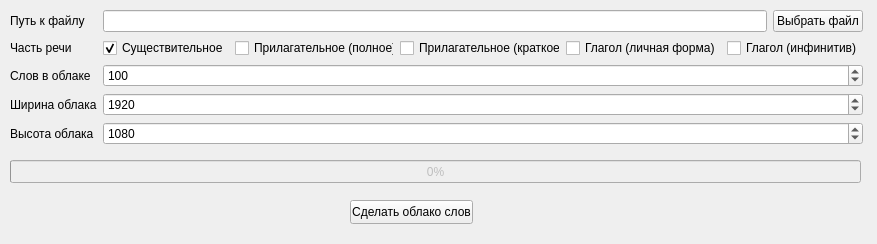
<?xml version="1.0" encoding="UTF-8"?>
<ui version="4.0">
 <class>MainWindow</class>
 <widget class="QMainWindow" name="MainWindow">
  <property name="geometry">
   <rect>
    <x>0</x>
    <y>0</y>
    <width>877</width>
    <height>244</height>
   </rect>
  </property>
  <property name="windowTitle">
   <string>Анализатор текста</string>
  </property>
  <widget class="QWidget" name="centralwidget">
   <widget class="QWidget" name="formLayoutWidget">
    <property name="geometry">
     <rect>
      <x>10</x>
      <y>10</y>
      <width>853</width>
      <height>137</height>
     </rect>
    </property>
    <layout class="QFormLayout" name="formLayout">
     <item row="0" column="0">
      <widget class="QLabel" name="label">
       <property name="text">
        <string>Путь к файлу</string>
       </property>
      </widget>
     </item>
     <item row="0" column="1">
      <layout class="QHBoxLayout" name="horizontalLayout">
       <item>
        <widget class="QLineEdit" name="source_file_path_field"/>
       </item>
       <item>
        <widget class="QPushButton" name="select_source_file_button">
         <property name="text">
          <string>Выбрать файл</string>
         </property>
        </widget>
       </item>
      </layout>
     </item>
     <item row="1" column="0">
      <widget class="QLabel" name="label_2">
       <property name="text">
        <string>Часть речи</string>
       </property>
      </widget>
     </item>
     <item row="1" column="1">
      <layout class="QHBoxLayout" name="horizontalLayout_2">
       <item>
        <widget class="QCheckBox" name="noun_checkbox">
         <property name="text">
          <string>Существительное</string>
         </property>
         <property name="checked">
          <bool>true</bool>
         </property>
        </widget>
       </item>
       <item>
        <widget class="QCheckBox" name="adjf_checkbox">
         <property name="text">
          <string>Прилагательное (полное)</string>
         </property>
        </widget>
       </item>
       <item>
        <widget class="QCheckBox" name="adjs_checkbox">
         <property name="text">
          <string>Прилагательное (краткое)</string>
         </property>
        </widget>
       </item>
       <item>
        <widget class="QCheckBox" name="verb_checkbox">
         <property name="text">
          <string>Глагол (личная форма)</string>
         </property>
        </widget>
       </item>
       <item>
        <widget class="QCheckBox" name="infn_checkbox">
         <property name="text">
          <string>Глагол (инфинитив)</string>
         </property>
        </widget>
       </item>
      </layout>
     </item>
     <item row="2" column="0">
      <widget class="QLabel" name="words_">
       <property name="text">
        <string>Слов в облаке</string>
       </property>
      </widget>
     </item>
     <item row="2" column="1">
      <widget class="QSpinBox" name="words_number_spin">
       <property name="minimum">
        <number>1</number>
       </property>
       <property name="maximum">
        <number>1000</number>
       </property>
       <property name="value">
        <number>100</number>
       </property>
      </widget>
     </item>
     <item row="3" column="0">
      <widget class="QLabel" name="words_1">
       <property name="text">
        <string>Ширина облака</string>
       </property>
      </widget>
     </item>
     <item row="4" column="0">
      <widget class="QLabel" name="words_2">
       <property name="text">
        <string>Высота облака</string>
       </property>
      </widget>
     </item>
     <item row="3" column="1">
      <widget class="QSpinBox" name="wordcloud_image_width_spin">
       <property name="minimum">
        <number>1</number>
       </property>
       <property name="maximum">
        <number>5000</number>
       </property>
       <property name="value">
        <number>1920</number>
       </property>
      </widget>
     </item>
     <item row="4" column="1">
      <widget class="QSpinBox" name="wordcloud_image_height_spin">
       <property name="minimum">
        <number>1</number>
       </property>
       <property name="maximum">
        <number>5000</number>
       </property>
       <property name="value">
        <number>1080</number>
       </property>
      </widget>
     </item>
    </layout>
   </widget>
   <widget class="QPushButton" name="make_wordcloud_image_button">
    <property name="enabled">
     <bool>true</bool>
    </property>
    <property name="geometry">
     <rect>
      <x>350</x>
      <y>200</y>
      <width>123</width>
      <height>24</height>
     </rect>
    </property>
    <property name="text">
     <string>Сделать облако слов</string>
    </property>
   </widget>
   <widget class="QProgressBar" name="progressBar">
    <property name="enabled">
     <bool>false</bool>
    </property>
    <property name="geometry">
     <rect>
      <x>10</x>
      <y>160</y>
      <width>851</width>
      <height>23</height>
     </rect>
    </property>
    <property name="value">
     <number>0</number>
    </property>
   </widget>
  </widget>
 </widget>
 <resources/>
 <connections/>
</ui>
